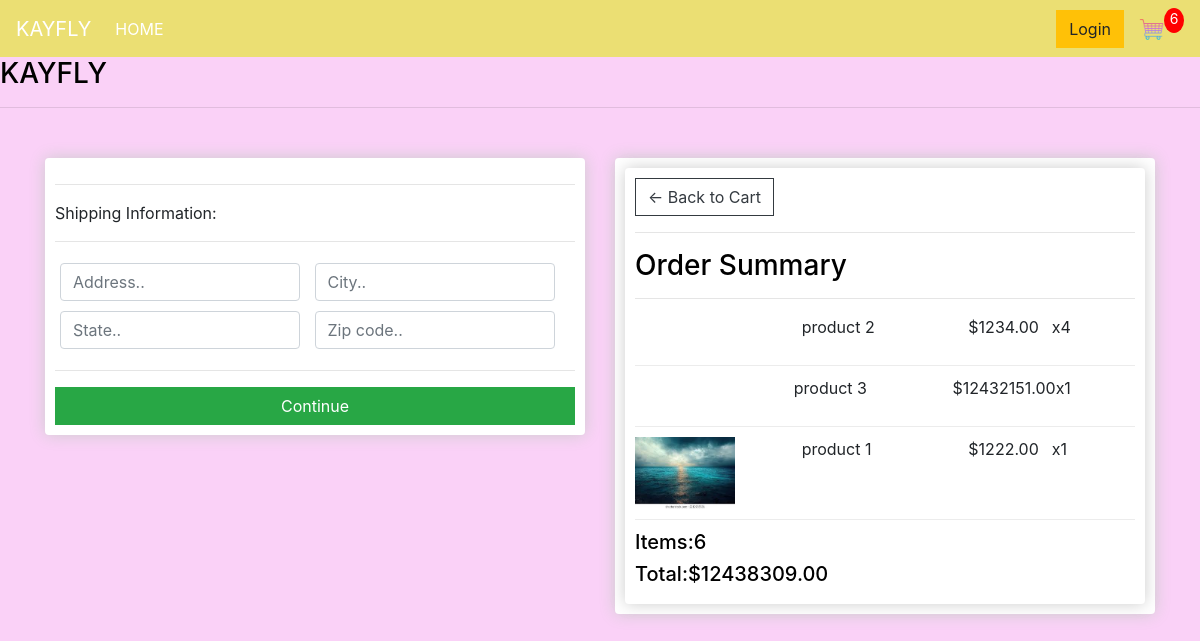
The app's page /checkout/ (signed in) with its own data.
### store/models.py (models this page shows, shortened)
class OrderItem(models.Model):
	product = models.ForeignKey(Product, on_delete=models.SET_NULL, null=True)
	order = models.ForeignKey(Order, on_delete=models.SET_NULL, null=True)
	quantity = models.IntegerField(default=0, null=True, blank=True)
	date_added = models.DateTimeField(auto_now_add=True)
	@property
	def get_total(self):
		total = self.product.price * self.quantity
		return total

class Product(models.Model):
    name = models.CharField(max_length=200)
    price = models.FloatField()
    digital = models.BooleanField(default=False,null=True, blank=True)
    image = models.ImageField(null=True, blank=True)
    imageq = models.ImageField(null=True, blank=True)
    imagev = models.ImageField(null=True, blank=True)
    imagew = models.ImageField(null=True, blank=True)
    description = models.TextField(null=True, blank=True)
    @property
    def imageURL(self):
        try:
            url = self.image.url
        except:
            url = ''
        return url

class Order(models.Model):
	customer = models.ForeignKey(Customer, on_delete=models.SET_NULL, null=True, blank=True)
	date_ordered = models.DateTimeField(auto_now_add=True)
	complete = models.BooleanField(default=False)
	transaction_id = models.CharField(max_length=100, null=True)
	@property
	def shipping(self):
		shipping = False
		orderitems = self.orderitem_set.all()
		for i in orderitems:
			if i.product.digital == False:
				shipping = True
		return shipping
	@property
	def get_cart_total(self):
		orderitems = self.orderitem_set.all()
		total = sum([item.get_total for item in orderitems])
		return total
	@property
	def get_cart_items(self):
		orderitems = self.orderitem_set.all()
		total = sum([item.quantity for item in orderitems])
		return total

### store/views.py (the view)
# urls.py: path('checkout/', views.checkout, name="checkout"),
def checkout(request):
	data = cartData(request)
	cartItems = data['cartItems']
	order = data['order']
	items = data['items']
	context = {'items':items, 'order':order, 'cartItems':cartItems}
	return render(request, 'store/checkout.html', context)

### store/utils.py (called while the page is built)
def cartData(request):
	if request.user.is_authenticated:
		customer = request.user.customer
		order, created = Order.objects.get_or_create(customer=customer, complete=False)
		items = order.orderitem_set.all()
		cartItems = order.get_cart_items
	else:
		cookieData = cookieCart(request)
		cartItems = cookieData['cartItems']
		order = cookieData['order']
		items = cookieData['items']
	return {'cartItems':cartItems ,'order':order, 'items':items}

### store/templates/store/checkout.html (shortened to what this page needs)
{% extends 'store/main.html' %}
{% load static %}
{% block content %}
     <div class="row">
          <div class="col-lg-6">
               <div class="box-element" id="form-wrapper">
                    <form id="form">
                         <div id="shipping-info">
                              <hr>
                              <p>Shipping Information:</p>
                              <hr>
                              <div class="form-field">
                                   <input class="form-control" type="text" name="address" placeholder="Address..">
                              </div>
                              <div class="form-field">
                                   <input class="form-control" type="text" name="city" placeholder="City..">
                              </div>
                              <div class="form-field">
                                   <input class="form-control" type="text" name="state" placeholder="State..">
                              </div>
                              <div class="form-field">
                                   <input class="form-control" type="text" name="zipcode" placeholder="Zip code..">
                              </div>
                         </div>
                         <hr>
                         <input id="form-button" class="btn btn-success btn-block" type="submit" value="Continue">
                    </form>
               </div>
          </div>
          <br>
          <div class="col-lg-6">
               <div class="box-element">
                    <div class="box-element">
                         <a  class="btn btn-outline-dark" href="{% url 'cart' %}">&#x2190; Back to Cart</a>
                         <hr>
                         <h3>Order Summary</h3>
                         <hr>
                         {% for item in items %}
                              <div class="cart-row">
                                   <div style="flex:2"><img class="row-image" src="{{item.product.imageURL}}"></div>
                                   <div style="flex:2"><p>{{item.product.name}}</p></div>
                                   <div style="flex:1"><p>${{item.product.price|floatformat:2}}</p></div>
                                   <div style="flex:1"><p>x{{item.quantity}}</p></div>
                               </div>
                         {% endfor %}
                         <h5>Items:{{order.get_cart_items}}</h5>
                         <h5>Total:${{order.get_cart_total|floatformat:2}}</h5>
     </div>
</div>
{% endblock content %}

### static/css/main.css (style rules this page uses)
body { background-color: hsl(305, 80%, 90%); }
h1,h2,h3,h4,h5,h6 { color:hsl(0, 0%, 0%); }
.box-element { box-shadow:hsl(0, 0%, 80%) 0 0 16px; background-color: #fff; border-radius: 4px; padding: 10px; }
.col-lg-4, .col-lg-6, .col-lg-8, .col-lg-12 { margin-top: 10px; }
.btn { border-radius: 0; }
.row-image { width: 100px; }
.form-field { width:250px; display: inline-block; padding: 5px; }
.cart-row { display: flex; align-items: flex-stretch; padding-bottom: 10px; margin-bottom: 10px; border-bottom: 1px solid #ececec; }

### records on screen
OrderItem: product.name "product 2", product.price "1234.00", quantity "4"
OrderItem: product.name "product 3", product.price "12432151.00", quantity "1"
OrderItem: product.imageURL (picture), product.name "product 1", product.price "1222.00", quantity "1"
Order: get_cart_items "6", get_cart_total "12438309.00"

### other values on screen
{{ cartItems }} "6"
